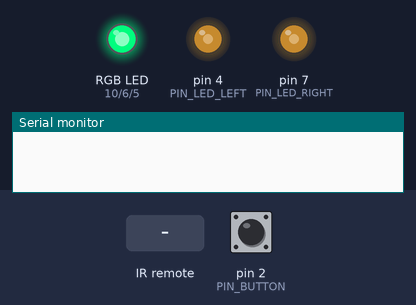
This sketch was run on a simulated Arduino Uno, built with avr-gcc and run on an emulated ATmega328P. Parts: an RGB LED mixed from three pins (HIGH = lit), output pins drawn as LEDs (lit = HIGH), the last lines printed to the serial monitor. The inputs (shaded band) are chosen by the test bench; at power-on: pin 2 (PIN_BUTTON) HIGH. Dim RGB values are drawn brighter than linear; no radio packets arrive unless stated.

Above: at 0.77 s.
1.3 s: pin 2 (PIN_BUTTON) pulled LOW for 0.15 s
At 2.2 s:
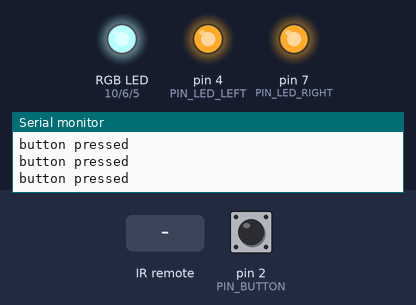
2.9 s: pin 2 (PIN_BUTTON) pulled LOW for 1 s
At 4.9 s:
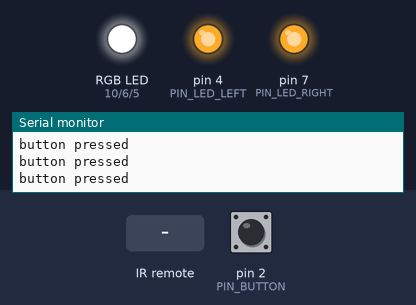
5.4 s: pin 2 (PIN_BUTTON) pulled LOW for 0.15 s
At 6.3 s:
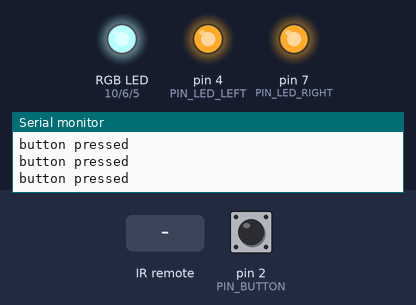
7.0 s: pin 2 (PIN_BUTTON) pulled LOW for 3.2 s
At 11.3 s:
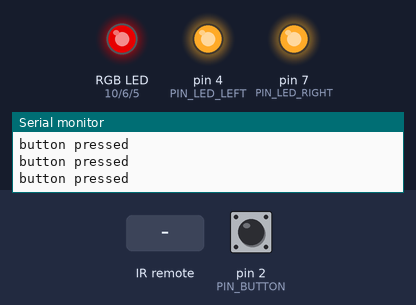
11.7 s: infrared code 0xFF000000 received
13.2 s: pin 2 (PIN_BUTTON) pulled LOW for 0.15 s
At 14.86 s:
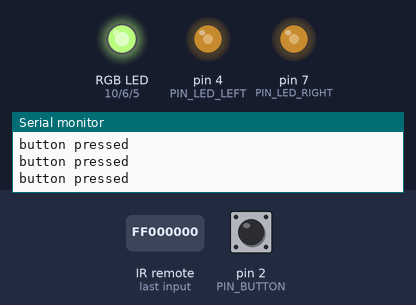
Timing chart, 0 to 15.8 s (numbered marks = the images above; inputs shaded):
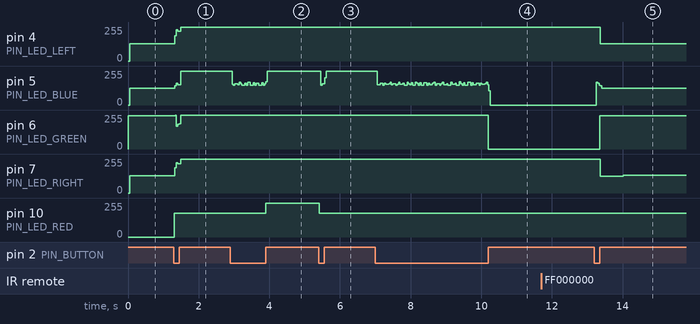

Measured:
- after the input at 1.3 s, pin 4 (PIN_LED_LEFT): 129/255 → 223/255 at once, → 255/255 0.16 s later; pin 5 (PIN_LED_BLUE): 124/255 → 153/255 at once, → 255/255 0.16 s later
- after the input at 2.9 s, pin 10 (PIN_LED_RED): 180/255 → 255/255 after 1.0 s
- after the input at 5.4 s, pin 5 (PIN_LED_BLUE): 255/255 → 160/255 after 0.05 s, → 255/255 0.12 s later; pin 10 (PIN_LED_RED): 255/255 → 180/255 at once
- after the input at 7.0 s, pin 6 (PIN_LED_GREEN): 255/255 → 0/255 after 3.2 s
- after the input at 13.2 s, pin 4 (PIN_LED_LEFT): 255/255 → 128/255 after 0.17 s; pin 5 (PIN_LED_BLUE): 0/255 → 124/255 after 0.05 s; pin 6 (PIN_LED_GREEN): 0/255 → 248/255 after 0.15 s; pin 7 (PIN_LED_RIGHT): 255/255 → 124/255 after 0.17 s, → 132/255 0.64 s later

The sketch:

bb_zombie_code_redux.ino
```cpp
#include <SPI.h>
#include "nRF24L01.h"
#include "RF24.h"
#include "printf.h"

#include <IRremote.h>
#include <EEPROM.h>

#include "zombie.h"
#include "pins.h"
#include "lights.h"

Lights lights;

#define RF24_PAYLOAD_SIZE 32
RF24 radio(A0,A1); // CE, CSN

// Radio pipe addresses for the 2 nodes to communicate.
const uint64_t pipes[2] = { 0xF0F0F0F0E1LL, 0xF0F0F0F0D2LL };


// state machine variables irparams
typedef struct badge_record {
  //char badge_id ;
  uint8_t badge_id ;
  int     first_seen ;
} badge_record_t;

badge_record_t global_badge_buffer[BADGE_BUFFER_SIZE];

// badge display modes
enum colour_state {
  INIT_COLOUR_MODE,
  DOUBLE_WHITE_TORCH,
  DOUBLE_RED_TORCH,
  LIGHTS_OFF,
  GAME_STATE
};

uint8_t l_red   = 255;
uint8_t l_green = 32;
uint8_t l_blue  = 32;

uint8_t r_red   = 32;
uint8_t r_green = 32;
uint8_t r_blue  = 255;


uint8_t last_eeprom_read = 1;
uint8_t enable_rgb_led = 1;
uint8_t curr_colour = 0;
uint8_t curr_r = 0;
uint8_t curr_g = 0;
uint8_t curr_b = 0;
uint8_t my_id = 0xff;
uint8_t my_mode = INIT_MODE;
colour_state my_colour_mode = INIT_COLOUR_MODE;
uint8_t debug_modes = 0x00;
uint8_t rgb_colours[3] = { 1, 81, 161 }; // curr_colour values for R, G, and B.
uint8_t buffer_count = 0;
uint8_t factory_reset_keycombo_count = 0;

// counts 'ticks' (kinda-seconds) of main loop
unsigned int     main_loop_counter = 0;

uint8_t bit_by_zombie_count = 0;
int     time_infected = 0;

IRrecv irrecv(PIN_IR_IN);

decode_results results;


void delay_ten_us(unsigned int us) {
  unsigned int count;

  while (us != 0) {
    for (count=0; count <= 8; count++) {
            PINB |= bogusMask;
    }
    us--;
  }
}

int calc_eeprom_address_from_id(int id) {
  return (2*id + 10);
}

void display_colour(uint8_t tick) {

}

unsigned long reverse_long(long val) {
  unsigned long new_val;
  for (int i=0; i<32; i++) {
     new_val = new_val << (val & 1);
     val = val >> 1;
  }
  return new_val;
}

void HSVtoRGB( uint8_t *r, uint8_t *g, uint8_t *b, uint8_t hue, uint8_t s, uint8_t v )
{
    int f;
    long p, q, t;

    if( s == 0 )
    {
        // easy - just shades of grey.
        *r = *g = *b = v;
        return;
    }

    // special case, treat hue=0 as black
    //if ( hue == 0) {
    //    *r = *g = *b = 0;
    //}

    // hue is from 1-240, where 40=60deg, 80=120deg, so we can fit into a byte
    f = ((hue%40)*255)/40;
    hue /= 40;

    p = (v * (256 - s))/256;
    q = (v * ( 256 - (s * f)/256 ))/256;
    t = (v * ( 256 - (s * ( 256 - f ))/256))/256;

    switch( hue ) {
    case 0:
        *r = v;
        *g = t;
        *b = p;
        break;
    case 1:
        *r = q;
        *g = v;
        *b = p;
        break;
    case 2:
        *r = p;
        *g = v;
        *b = t;
        break;
    case 3:
        *r = p;
        *g = q;
        *b = v;
        break;
    case 4:
        *r = t;
        *g = p;
        *b = v;
        break;
    default:
        *r = v;
        *g = p;
        *b = q;
        break;
    }
}

void flash_byte(uint8_t data) {
#ifdef ENABLE_FLASH_BYTE_CODE
    for (uint8_t i=0; i<8; i++) {
        if ( data & 1 ) {
          lights.set(PIN_LED_LEFT, 255, 0, 0);
          delay(500);
          lights.set(PIN_LED_LEFT, 0, 0, 0);
        } else {
          lights.set(PIN_LED_RIGHT, 0, 0, 255);
          delay(500);
          lights.set(PIN_LED_RIGHT, 0, 0, 0);
        }
        data >>= 1;
    }
#endif
}

void update_recd_id_in_eeprom(int id) {
    // have we seen them before?
    // if not, record that we have
    unsigned int times_seen = EEPROM.read(calc_eeprom_address_from_id(id)) << 8 + EEPROM.read(calc_eeprom_address_from_id(id)+1) ;
    if ( times_seen == 65535 ) {
        // new id, since eeprom is initialised to 0xFFFF
        write_to_eeprom_id_slot(id, 1);
    } else if (times_seen < 65000 ) {
        write_to_eeprom_id_slot(id, times_seen + 1);
    } // otherwise seen max (65000) times, leave at that.
}

void write_to_eeprom_id_slot(int id, int v) {
    // need to write value to two EEPROM byte slots
    EEPROM.write(calc_eeprom_address_from_id(id), uint8_t(v >> 8)); // highest byte
    EEPROM.write(calc_eeprom_address_from_id(id) + 1, uint8_t((v << 8) >> 8)); // lowest byte
}

uint8_t have_not_seen_id_recently(int recd_id) {
    for ( uint8_t i=0; i<BADGE_BUFFER_SIZE; i++ ) {
        if ( global_badge_buffer[i].badge_id == recd_id ) {
            if ( global_badge_buffer[i].first_seen + BADGE_LAST_SEEN_MAX > main_loop_counter ) {
                return 0;
            } else {
                // blank that we've seen the badge, otherwise we'll get duplicates
                // in the buffer
                global_badge_buffer[i].badge_id = 0;
                global_badge_buffer[i].first_seen = 0;
            }
        }
    }
    return 1;
}

void record_that_we_have_seen_badge(int id) {
    if ( have_not_seen_id_recently(id) ) {
        global_badge_buffer[buffer_count].badge_id = id;
        global_badge_buffer[buffer_count].first_seen = main_loop_counter;
        update_recd_id_in_eeprom(id);
        buffer_count = ( buffer_count + 1 ) % BADGE_BUFFER_SIZE;
    }
}

void process_badge_message(unsigned long code) {

    // recving from a known badge
    //
    int recd_id = (code & ID_MASK) >> 16;

    //
    //if (recd_id == 0x0 || recd_id == 0xff ) {
        // not badge ids, ignore.
    //    return;
    //}

#ifdef DEBUG_DISPLAY_DATA_RECEIVED
    flash_byte(recd_id);
#endif

    // TODO: only update to eeprom if we have not
    //       seen the badge for a while
    if ( have_not_seen_id_recently(recd_id) ) {
        record_that_we_have_seen_badge(recd_id);
    }

    // what mode are they in?
    uint8_t recd_mode = (code & MODE_MASK) >> 8;

#ifdef DEBUG_DISPLAY_DATA_RECEIVED
    flash_byte(recd_mode);
#endif

    // what data did they send me?
    uint8_t recd_data = (code & DATA_MASK);

    if (my_mode == INIT_MODE && recd_mode != PROGRAM_BADGE_ID ) {
        return;
    }

    if (my_mode == REFLECT_COLOUR ) {
        curr_colour = recd_data;
        return;
    }

    if (recd_mode == AM_ZOMBIE) {
        // eek
        if ( bit_by_zombie_count > BITTEN_MAX ) {
            // oh noes!
            my_mode = AM_INFECTED;
            bit_by_zombie_count = 0;
            time_infected = main_loop_counter;
        } else {
            // munch munch
            bit_by_zombie_count++;
        }

    } else if (recd_mode == SEND_ALL_EEPROM) {
        // ignore them, only collection stations need to listen

    } else if (recd_mode == SEND_ME_YOUR_DATA ) {
        // ooh, a collection station, upload!
        my_mode = SEND_ALL_EEPROM;

    } else if (recd_mode == PROGRAM_BADGE_ID ) {
        if ( my_mode == INIT_MODE ) {
            // sweet, getting ID from registration station
            EEPROM.write((int)0, recd_data);
        } // but if we're not in INIT_MODE, we've already got one.

    } else if (recd_mode == CYCLE_COLOURS_SEEN) {
        if ( my_mode == AM_INFECTED ) {
            // phew, found someone to fix me.
            my_mode = CYCLE_COLOURS_SEEN;
        }

    }

}

uint8_t get_next_colour() {

    // read next valid id from EEPROM
    int i = last_eeprom_read;
    uint8_t count = 0;

    if ( i == 0 ) { i++; } // EEPROM 0x00 reserved for my_id
    uint8_t seen = 0;
    do {
        i++;
        count++;
        if (i > 240) {
            i = 1;
        }
        seen = EEPROM.read(i);
    } while ( ( count < 5 ) && (seen == 0xff) || (seen == 0) );

    last_eeprom_read = i;

    if ( seen != 0xff && seen != 0 ) {
        // new colour
        return last_eeprom_read;
    } else {
        return curr_colour;
    }

}

void factory_reset(void) {
    // blank all EEPROM (to 0xff)
    for (int i=0; i<1024; i++) {
        FLASH_RED;
        delay_ten_us(100);
        FLASH_GREEN;
        delay_ten_us(100);
        FLASH_BLUE;
        delay_ten_us(100);
        EEPROM.write(i, 0xff);
        my_mode = INIT_MODE;
        enable_rgb_led = 1;
    }
}

void update_my_state(int counter) {

    if ( factory_reset_keycombo_count == 5 ) {
        // magic keycombo hit. Reset!
        factory_reset();
        factory_reset_keycombo_count = 0;
        return;
    }

    if ( my_mode == AM_INFECTED ) {
        // yikes.
        //curr_colour = ( main_loop_counter % 2 ) ? 0 : 81;
        curr_colour = ( counter % 10 > 5 ) ? 0 : 81;
        if ( (main_loop_counter - time_infected) > MAX_TIME_INFECTED ) {
            // you die
            my_mode = AM_ZOMBIE;
        }

    } else if ( my_mode == AM_ZOMBIE ) {
        // hnnnngggg... brains...
        // TODO: Make this more ugly slow pulsing rather than flashing.
        curr_colour = ( counter % 20 > 10 ) ? 0 : 1;
        curr_colour = ( main_loop_counter % 2 ) ? 0 : 1;

    } else if ( my_mode == CYCLE_COLOURS_SEEN ) {
        curr_colour = get_next_colour();

    } else if ( my_mode == INIT_MODE ) {
        // need to work out badge id.
        //  - will be set in EEPROM address 0
        int eeprom_id = EEPROM.read(0) << 8 + EEPROM.read(1);
        if ( (eeprom_id > 0) && (eeprom_id < 500) ) {
            my_id = eeprom_id;
            EEPROM.write( calc_eeprom_address_from_id(my_id), 1); // ensure we're in our own colour db
            my_mode = CYCLE_COLOURS_SEEN;
        } else {
	          // display a bunch of colours, so we can select one
            curr_colour = (curr_colour + 7) % 240;
        }
    }

    // curr_colour is 1-240, 0=off
    if ( curr_colour == 0 ) {
        // converts to RGB 0x0 - & LEDs off.
        HSVtoRGB(&curr_r, &curr_g, &curr_b, 0, 0, 0);
    } else {
	      //int v = (16*((counter % 15)+2) - 1); // 32-255 in blocks of 16
	      int v = 255;
        HSVtoRGB(&curr_r, &curr_g, &curr_b, (curr_colour - 1), 255, v);
    }

}

void pre_loop_setup() {
    // initialise our globals
    for (uint8_t i=0; i<BADGE_BUFFER_SIZE; i++) {
        global_badge_buffer[i].badge_id = 0;
        global_badge_buffer[i].first_seen = 0;
    }
}


void update_my_colour() {
  if ( my_colour_mode == DOUBLE_WHITE_TORCH ) {
    lights.set(PIN_LED_BOTH, 255, 255, 255);
  } else if ( my_colour_mode == DOUBLE_RED_TORCH ) {
    lights.set(PIN_LED_BOTH, 255, 0, 0);
  } else if ( my_colour_mode == LIGHTS_OFF ) {
    lights.set(PIN_LED_BOTH, 0, 0, 0);
  } else {
    // do other stuff?
    if ( main_loop_counter % 1000 == 0 ) {
      //lights.set(PIN_LED_BOTH, (main_loop_counter % 255), (255 - (main_loop_counter % 255) ), (main_loop_counter % 255));
      //lights.set(PIN_LED_BOTH, (main_loop_counter % 255), (255 - (main_loop_counter % 255) ), (main_loop_counter % 255));
    } else {
      // default - set
      if ( main_loop_counter % 2 == 0 ) {
        lights.set(PIN_LED_LEFT, l_red, l_green, l_blue);
      } else {
        lights.set(PIN_LED_RIGHT, r_red, r_green, r_blue);
      }
    }
  }
}

bool last_button_state = LOW;

bool button_pressed() {
  // button is LOW when pressed, fix logic
  if ( digitalRead(2) == LOW ) {
    Serial.println("button pressed");
    return 1;
  } else {
    return 0;
  }
}

void update_colour_mode() {
  if ( button_pressed() == 1 and last_button_state != 1 ) {
    if ( my_colour_mode == DOUBLE_WHITE_TORCH ) {
      my_colour_mode = DOUBLE_RED_TORCH;
    } else if ( my_colour_mode == DOUBLE_RED_TORCH ) {
      my_colour_mode = GAME_STATE;
    } else if ( my_colour_mode == GAME_STATE ) {
      my_colour_mode = LIGHTS_OFF;
    } else {
      my_colour_mode = DOUBLE_WHITE_TORCH;
    }
    last_button_state = 1;
  } else {
    last_button_state = 0;
  }
}

void setup() {
  Serial.begin(57600);
  long my_code = 0;
  pre_loop_setup();
  irrecv.enableIRIn(); // Start the receiver

  // Setup and configure rf radio
  //
  radio.begin();
  // optionally, increase the delay between retries & # of retries
  radio.setRetries(15,15);
  radio.setPayloadSize(RF24_PAYLOAD_SIZE);
  radio.startListening();
  radio.openWritingPipe(pipes[0]);
  radio.openReadingPipe(1,pipes[1]);
  printf_begin(); // needed for the RF24 printf debugging
  radio.printDetails(); // show radio details
}

void loop() {

  update_colour_mode();
  update_my_colour();

  if (irrecv.decode(&results)) {
    if ( results.value != 0xffffffff ) {
      Serial.println(results.value, HEX);
      irrecv.resume(); // Receive the next value
    }
  }

  if ( main_loop_counter % 30 == 0 ) {
      // every n cycles, reset the keycombo-ometer, so
      // we don't accidentally enable it.
      factory_reset_keycombo_count = 0;
  }

  main_loop_counter++;
  main_loop_counter %= 10000; // keep it decimal

  if ( main_loop_counter == 0 ) {
    radio.printDetails(); // show radio details
  }


}
```

lights.cpp
```cpp
#include "lights.h"

int pins[] = {PIN_LED_RIGHT, PIN_LED_LEFT, PIN_LED_BLUE, PIN_LED_GREEN, PIN_LED_RED};

// Calibration for LED colour issues
const float calibration[] = {0.8, 1, 1};

Lights::Lights() {
  for (int i = 0; i < 6; i++) {
      pinMode(pins[i], OUTPUT);
      digitalWrite(pins[i], HIGH);
  }
}

unsigned logScale(float value) {
  return (unsigned char)((log(255 - value) / log(255)) * 255);
}

void Lights::set(int light, unsigned char red, unsigned char green, unsigned char blue) {
  analogWrite(PIN_LED_RED, logScale(red * calibration[0]));
  analogWrite(PIN_LED_GREEN, logScale(green * calibration[1]));
  analogWrite(PIN_LED_BLUE, logScale(blue * calibration[2]));
  if (light == PIN_LED_RIGHT) {
    digitalWrite(PIN_LED_RIGHT, HIGH);
    digitalWrite(PIN_LED_LEFT, LOW);
  } else if (light == PIN_LED_LEFT) {
    digitalWrite(PIN_LED_LEFT, HIGH);
    digitalWrite(PIN_LED_RIGHT, LOW);
  } else if (light == PIN_LED_BOTH) {
    digitalWrite(PIN_LED_LEFT, HIGH);
    digitalWrite(PIN_LED_RIGHT, HIGH);
  }
}

void led_cycle(Lights *lights, int light, int time) {
  unsigned char red = 0, green = 0, blue = 0;
  unsigned char brightness = 128;
  float step = (2 * PI) / time;
  for (float i = 0; i < 2 * PI; i += step) {
    red = (unsigned char)(abs(sin(i)) * brightness);
    green = (unsigned char)(abs(sin(i + PI / 4)) * brightness);
    blue = (unsigned char)(abs(sin(i + PI / 2)) * brightness);
    lights->set(light, red, green, blue);
    delay(1);
  }
}
```

lights.h
```cpp
#ifndef LIGHTS_H
#define LIGHTS_H

#include "Arduino.h"
#include "pins.h"

class Lights {
  public:
  Lights();
  void set(int light, unsigned char red, unsigned char green, unsigned char blue);
};

void led_cycle(Lights *lights, int light, int time);

#endif // LIGHTS_H
```

printf.h
```cpp
// (licence header left out)
/**
 * @file printf.h
 *
 * Setup necessary to direct stdout to the Arduino Serial library, which
 * enables 'printf'
 */

#ifndef __PRINTF_H__
#define __PRINTF_H__

#ifdef ARDUINO

int serial_putc( char c, FILE * )
{
  Serial.write( c );

  return c;
}

void printf_begin(void)
{
  fdevopen( &serial_putc, 0 );
}

#else
#error This example is only for use on Arduino.
#endif // ARDUINO

#endif // __PRINTF_H__
```

pins.h
```cpp
#ifndef PINS_H
#define PINS_H

enum Pins { PIN_LED_BOTH = -1,
            PIN_LED_RIGHT = 7,
            PIN_LED_LEFT = 4,
            PIN_LED_BLUE = 5,
            PIN_LED_GREEN = 6,
            PIN_LED_RED = 10,
            PIN_IR_IN = 11,
            PIN_IR_OUT = 3,
            PIN_BUTTON = 2
          };

enum Interrrupts {
            INT_BUTTON = 1,
            INT_RF = 2
};

#endif // PINS_H
```

Source omitted: zombie.h (5369 bytes)
